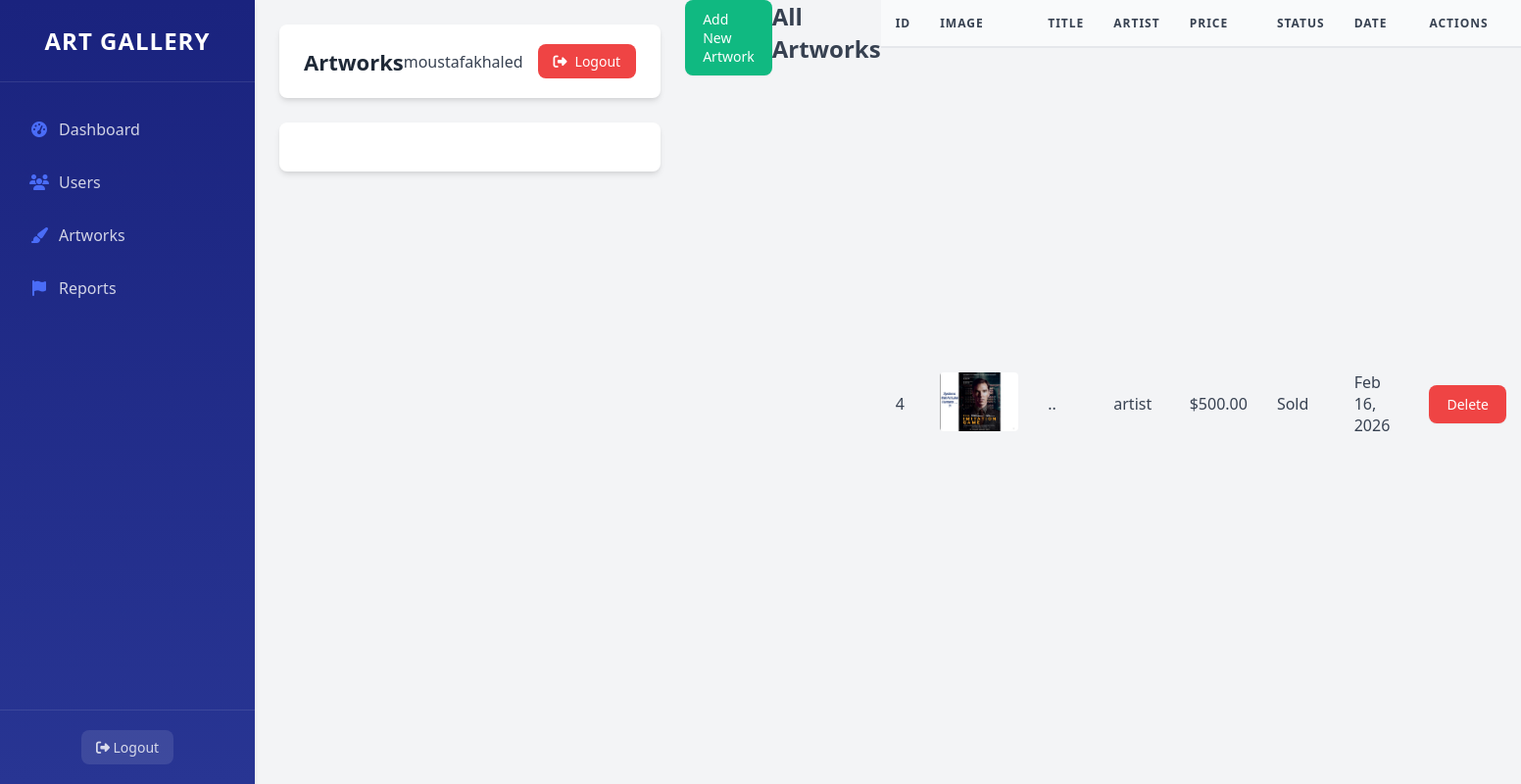
Screenshot of /index.php?controller=admin&action=artworks (signed in) with the database file from the repository.
### tables this page shows
CREATE TABLE `artworks` (
  `id` int(11) NOT NULL,
  `title` varchar(100) NOT NULL,
  `description` text DEFAULT NULL,
  `image_path` varchar(255) NOT NULL,
  `price` decimal(10,2) NOT NULL DEFAULT 0.00,
  `user_id` int(11) NOT NULL,
  `status` enum('available','sold') DEFAULT 'available',
  `created_at` datetime DEFAULT current_timestamp(),
  `category_id` int(11) DEFAULT NULL
);

CREATE TABLE `users` (
  `id` int(11) NOT NULL,
  `name` varchar(100) NOT NULL,
  `email` varchar(100) NOT NULL,
  `password` varchar(255) NOT NULL,
  `role` enum('viewer','artist','admin','advisor') DEFAULT 'viewer',
  `created_at` datetime DEFAULT current_timestamp(),
  `profile_image` varchar(255) DEFAULT NULL
);

### models/Database.php (called while the page is built, shortened)
<?php
class Database {
    private $host = DB_HOST;
    private $user = DB_USER;
    private $pass = DB_PASS;
    private $dbname = DB_NAME;
    private $connection;
    private function connectDB() {
        try {
            $this->connection = new mysqli($this->host, $this->user, $this->pass, $this->dbname);
            return true;
        } catch (Exception $e) {
            $this->error = "Connection error: " . $e->getMessage();
            return false;
        }
    }
    private function createUsersTable() {
        $sql = "
        CREATE TABLE IF NOT EXISTS users (
            id INT AUTO_INCREMENT PRIMARY KEY,
            name VARCHAR(100) NOT NULL,
            email VARCHAR(100) NOT NULL UNIQUE,
            password VARCHAR(255) NOT NULL,
            role ENUM('viewer', 'artist', 'admin') DEFAULT 'viewer',
            created_at DATETIME DEFAULT CURRENT_TIMESTAMP
        ) ENGINE=InnoDB;
        ";
        return $this->connection->query($sql);
    }
    private function createArtworksTable() {
        $sql = "
        CREATE TABLE IF NOT EXISTS artworks (
            id INT AUTO_INCREMENT PRIMARY KEY,
            title VARCHAR(100) NOT NULL,
            description TEXT,
            image_path VARCHAR(255) NOT NULL,
            price DECIMAL(10,2) NOT NULL DEFAULT 0.00,
            user_id INT NOT NULL,
            status ENUM('available', 'sold') DEFAULT 'available',
            created_at DATETIME DEFAULT CURRENT_TIMESTAMP,
            FOREIGN KEY (user_id) REFERENCES users(id) ON DELETE CASCADE
        ) ENGINE=InnoDB;
        ";
        return $this->connection->query($sql);
    }
    private function createSubscribersTable() {
        $sql = "
        CREATE TABLE IF NOT EXISTS subscribers (
            id INT AUTO_INCREMENT PRIMARY KEY,
            artist_id INT NOT NULL,
            subscriber_id INT NOT NULL,
            created_at DATETIME DEFAULT CURRENT_TIMESTAMP,
            FOREIGN KEY (artist_id) REFERENCES users(id) ON DELETE CASCADE,
            FOREIGN KEY (subscriber_id) REFERENCES users(id) ON DELETE CASCADE,
            UNIQUE KEY artist_subscriber (artist_id, subscriber_id)
        ) ENGINE=InnoDB;
        ";
        return $this->connection->query($sql);
    }
    private function createFriendsTable() {
        $sql = "
        CREATE TABLE IF NOT EXISTS friends (
            id INT AUTO_INCREMENT PRIMARY KEY,
            user_id INT NOT NULL,
            friend_id INT NOT NULL,
            status ENUM('pending', 'accepted', 'rejected') DEFAULT 'pending',
            created_at DATETIME DEFAULT CURRENT_TIMESTAMP,
            FOREIGN KEY (user_id) REFERENCES users(id) ON DELETE CASCADE,
            FOREIGN KEY (friend_id) REFERENCES users(id) ON DELETE CASCADE,
            UNIQUE KEY unique_friendship (user_id, friend_id)
        ) ENGINE=InnoDB;
        ";
        return $this->connection->query($sql);
    }
    private function createSubscriptionsTable() {
        $sql = "
        CREATE TABLE IF NOT EXISTS subscriptions (
            id INT AUTO_INCREMENT PRIMARY KEY,
            user_id INT NOT NULL,
            artist_id INT NOT NULL,
            created_at DATETIME DEFAULT CURRENT_TIMESTAMP,
            FOREIGN KEY (user_id) REFERENCES users(id) ON DELETE CASCADE,
            FOREIGN KEY (artist_id) REFERENCES users(id) ON DELETE CASCADE,
            UNIQUE KEY unique_subscription (user_id, artist_id)
        ) ENGINE=InnoDB;
        ";
        return $this->connection->query($sql);
    }
    public function query($sql) {
        $result = $this->connection->query($sql);
        return $result;
    }
}
?>

### models/BaseModel.php (called while the page is built, shortened)
<?php
class BaseModel {
    public function __construct() {
        $this->db = new Database();
    }
}
?>

### models/Admin.php (called while the page is built, shortened)
<?php
class Admin extends BaseModel {
    public function getAllArtworks() {
        $sql = "SELECT a.*, u.name as artist_name
                FROM artworks a
                JOIN users u ON a.user_id = u.id
                ORDER BY a.created_at DESC";
        return $this->db->query($sql);
    }
}
?>

### views/admin/artworks.php (the view)
<div class="actions" style="margin-bottom: 20px;">
    <a href="<?php echo BASE_URL; ?>index.php?controller=admin&action=addArtwork" class="btn btn-success">Add New Artwork</a>
</div>
<h2>All Artworks</h2>
<?php if (isset($artworks) && $artworks->num_rows > 0): ?>
    <table class="data-table">
        <thead>
            <tr>
                <th>ID</th>
                <th>Image</th>
                <th>Title</th>
                <th>Artist</th>
                <th>Price</th>
                <th>Status</th>
                <th>Date</th>
                <th>Actions</th>
            </tr>
        </thead>
        <tbody>
            <?php while ($artwork = $artworks->fetch_assoc()): ?>
                <tr>
                    <td><?php echo $artwork['id']; ?></td>
                    <td>
                        <img src="<?php echo BASE_URL . $artwork['image_path']; ?>" alt="<?php echo $artwork['title']; ?>" style="width: 80px; height: 60px; object-fit: cover; border-radius: 4px;">
                    </td>
                    <td><?php echo $artwork['title']; ?></td>
                    <td><?php echo $artwork['artist_name']; ?></td>
                    <td>$<?php echo number_format($artwork['price'], 2); ?></td>
                    <td><?php echo ucfirst($artwork['status']); ?></td>
                    <td><?php echo date('M d, Y', strtotime($artwork['created_at'])); ?></td>
                    <td>
                        <a href="<?php echo BASE_URL; ?>index.php?controller=admin&action=deleteArtwork&id=<?php echo $artwork['id']; ?>" class="btn btn-danger" onclick="return confirm('Are you sure you want to delete this artwork?');">Delete</a>
                    </td>
                </tr>
            <?php endwhile; ?>
        </tbody>
    </table>
<?php else: ?>
    <p>No artworks found.</p>
<?php endif; ?>

### public/css/styles.css (style rules this page uses)
* { box-sizing: border-box; margin: 0; padding: 0; }
:root { --primary-color: #4a6cf7; --secondary-color: #6b7280; --success-color: #10b981; --danger-color: #ef4444; --warning-color: #f59e0b; --info-color: #3b82f6; --dark-color: #1f2937; --light-color: #f9fafb; --border-color: #e5e7eb; --text-color: #374151; --text-muted: #6b7280; --sidebar-width: 260px; --header-height: 70px; --border-radius: 8px; --box-shadow: 0 4px 6px -1px rgba(0, 0, 0, 0.1), 0 2px 4px -1px rgba(0, 0, 0, 0.06); --transition: all 0.3s ease; }
body { font-family: 'Segoe UI', Tahoma, Geneva, Verdana, sans-serif; background-color: #f3f4f6; color: var(--text-color); display: flex; min-height: 100vh; overflow-x: hidden; }
.data-table { width: 100%; border-collapse: separate; border-spacing: 0; margin-bottom: 25px; }
.data-table th, .data-table td { padding: 15px; text-align: left; }
.data-table th { background-color: #f9fafb; font-weight: 600; color: var(--text-color); text-transform: uppercase; font-size: 12px; letter-spacing: 1px; border-bottom: 2px solid var(--border-color); }
.data-table td { border-bottom: 1px solid var(--border-color); color: var(--text-color); vertical-align: middle; }
.data-table tr:last-child td { border-bottom: none; }
.btn { display: inline-flex; align-items: center; justify-content: center; padding: 10px 18px; border-radius: var(--border-radius); text-decoration: none; font-size: 14px; font-weight: 500; cursor: pointer; border: none; transition: var(--transition); box-shadow: 0 1px 2px 0 rgba(0, 0, 0, 0.05); }
.btn-danger { background-color: var(--danger-color); color: white; }
.btn-success { background-color: var(--success-color); color: white; }

### rows the page displays
artworks: id "4", image_path (picture), title "..", user.name "artist", price "500.00", status "Sold", created_at "Feb 16, 2026"

### other values shown
$action "Artworks"
$_SESSION['user_name'] "moustafakhaled"
